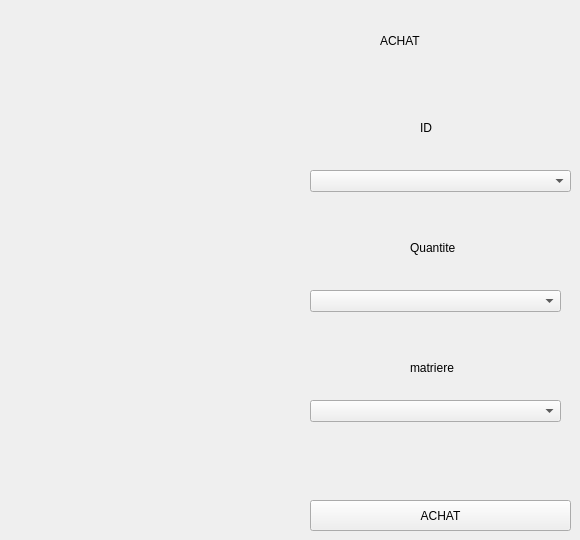
    <widget class="QWidget" name="tab_5">
     <attribute name="title">
      <string>Achat Fournisseur</string>
     </attribute>
     <widget class="QComboBox" name="le_id_3">
      <property name="geometry">
       <rect>
        <x>310</x>
        <y>170</y>
        <width>261</width>
        <height>22</height>
       </rect>
      </property>
     </widget>
     <widget class="QComboBox" name="le_quantite_3">
      <property name="geometry">
       <rect>
        <x>310</x>
        <y>290</y>
        <width>251</width>
        <height>22</height>
       </rect>
      </property>
     </widget>
     <widget class="QLabel" name="label_23">
      <property name="geometry">
       <rect>
        <x>420</x>
        <y>120</y>
        <width>56</width>
        <height>16</height>
       </rect>
      </property>
      <property name="styleSheet">
       <string notr="true">font: 12pt &quot;MS Shell Dlg 2&quot;;</string>
      </property>
      <property name="text">
       <string>ID</string>
      </property>
     </widget>
     <widget class="QLabel" name="label_24">
      <property name="geometry">
       <rect>
        <x>410</x>
        <y>240</y>
        <width>81</width>
        <height>16</height>
       </rect>
      </property>
      <property name="styleSheet">
       <string notr="true">font: 12pt &quot;MS Shell Dlg 2&quot;;</string>
      </property>
      <property name="text">
       <string>Quantite</string>
      </property>
     </widget>
     <widget class="QComboBox" name="le_matiere_recyclee_3">
      <property name="geometry">
       <rect>
        <x>310</x>
        <y>400</y>
        <width>251</width>
        <height>22</height>
       </rect>
      </property>
     </widget>
     <widget class="QLabel" name="label_25">
      <property name="geometry">
       <rect>
        <x>410</x>
        <y>360</y>
        <width>101</width>
        <height>16</height>
       </rect>
      </property>
      <property name="styleSheet">
       <string notr="true">font: 12pt &quot;MS Shell Dlg 2&quot;;</string>
      </property>
      <property name="text">
       <string>matriere</string>
      </property>
     </widget>
     <widget class="QPushButton" name="addAchatButton">
      <property name="geometry">
       <rect>
        <x>310</x>
        <y>500</y>
        <width>261</width>
        <height>31</height>
       </rect>
      </property>
      <property name="styleSheet">
       <string notr="true"/>
      </property>
      <property name="text">
       <string>ACHAT</string>
      </property>
     </widget>
     <widget class="QLabel" name="label_28">
      <property name="geometry">
       <rect>
        <x>380</x>
        <y>20</y>
        <width>111</width>
        <height>41</height>
       </rect>
      </property>
      <property name="minimumSize">
       <size>
        <width>0</width>
        <height>41</height>
       </size>
      </property>
      <property name="maximumSize">
       <size>
        <width>16777215</width>
        <height>41</height>
       </size>
      </property>
      <property name="styleSheet">
       <string notr="true">font: 20pt &quot;MS Shell Dlg 2&quot;;</string>
      </property>
      <property name="text">
       <string>ACHAT </string>
      </property>
     </widget>
    </widget>
